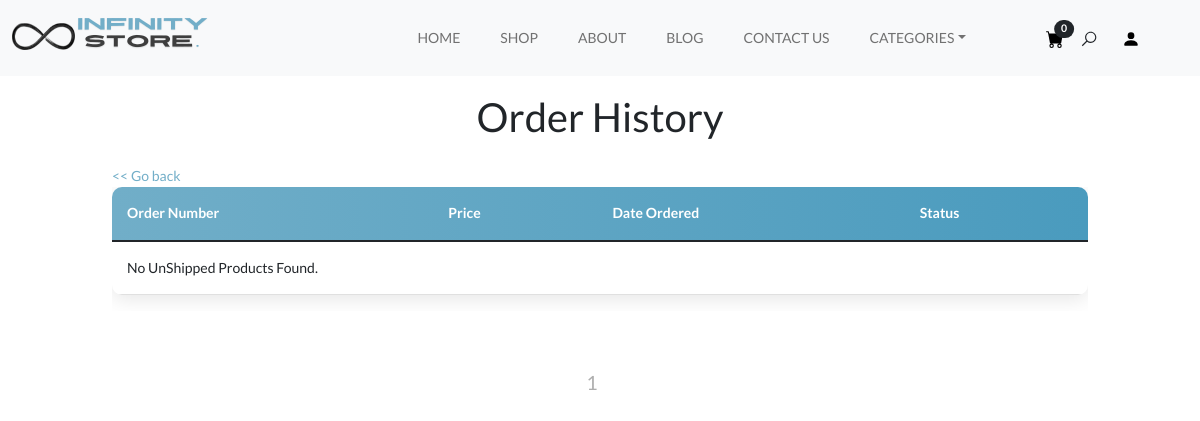
Before: /order-history (signed in) with the older database file.
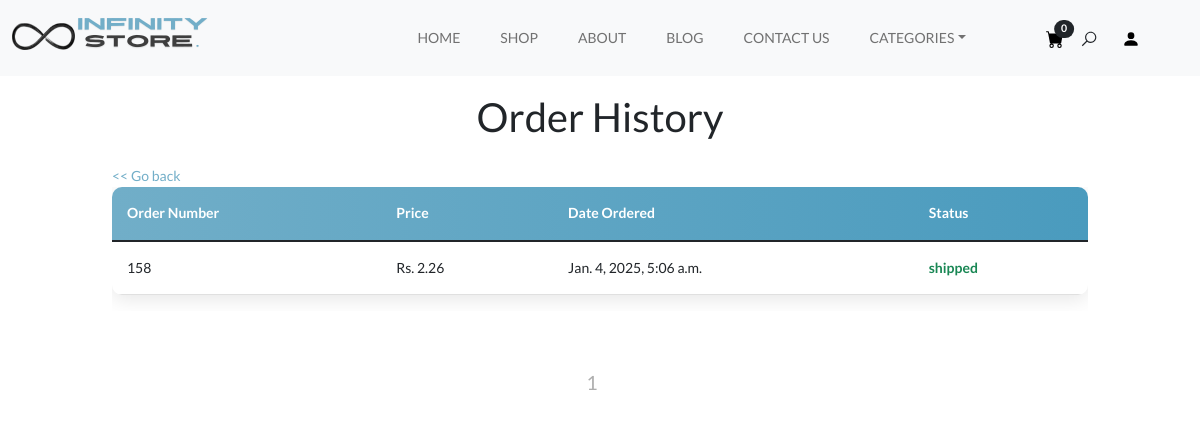
After: the same page with the newer database file.
### payment/models.py (models this page shows, shortened)
class Order(models.Model):
    user = models.ForeignKey(
        User, on_delete=models.CASCADE, null=True, blank=True)
    full_name = models.CharField(max_length=250)
    email = models.EmailField(max_length=250)
    shipping_address = models.TextField(max_length=15000)
    amount_paid = models.DecimalField(max_digits=10, decimal_places=2)
    date_ordered = models.DateTimeField(auto_now_add=True)
    shipped = models.BooleanField(default=False)
    date_shipped = models.DateTimeField(blank=True, null=True)
    invoice = models.CharField(max_length=250, null=True, blank=True)
    paid = models.BooleanField(default=False)
    epay = models.BooleanField(default=False)

### Home/views.py (the view)
# urls.py: path("order-history", views.UserOrderHistoryView, name='order-history'),
def UserOrderHistoryView(request):
    if request.user.is_authenticated:
        user_orders = Order.objects.filter(
            paid=True, user=request.user, shipped=True).order_by('-date_ordered')
    else:
        user_orders = None
    paginator = Paginator(user_orders, 15)
    page_number = request.GET.get('page')
    order_page = paginator.get_page(page_number)
    return render(request, "Home/user_order_history_template.html", {'user_orders': order_page})

### Home/context_processors.py (called while the page is built)
def categories(request):
    categories = Categories.objects.all().order_by('-id')[:6]
    return {
        'categories': categories
    }

### cart/cart.py (called while the page is built)
    def __len__(self):
        return sum(self.cart.values())

### cart/context_processors.py (called while the page is built)
def cart(request):
    return {
        'cart': Cart(request)
    }

### Home/templates/Home/user_order_history_template.html (shortened to what this page needs)
{% extends 'index.html' %}
{% block content %}
  <div class="container-fluid mt-4 pt-4">
    <div class="row">
      <div class="col-10 mx-auto">
        <br /><br />
        <h1 class="text-center mb-4">Order History</h1>
        <a href="{% url 'user-dashboard' %}" class="text-right mb-4 text-primary"><< Go back</a>
        <div class="table-responsive">
          <table class="table custom-table">
            <thead>
              <tr>
                <th scope="col">Order Number</th>
                <th scope="col">Price</th>
                <th scope="col">Date Ordered</th>
                <th scope="col">Status</th>
              </tr>
            </thead>
            <tbody>
              {% for order in user_orders %}
                <tr>
                  <td>
                    <a href="{% url 'user-orders' order.id %}" class="text-decoration-none text-dark">{{ order.id }}</a>
                  </td>
                  <td>Rs. {{ order.amount_paid }}</td>
                  <td>{{ order.date_ordered }}</td>
                  {% if order.shipped %}
                    <td class="text-success">
                      <strong>shipped</strong>
                    </td>
                  {% else %}
                    <td class="text-warning">
                      <strong>pending</strong>
                    </td>
                  {% endif %}
                </tr>
              {% empty %}
                <tr>
                  <td colspan="4">No UnShipped Products Found.</td>
                </tr>
              {% endfor %}
            </tbody>
          </table>
        </div>
      </div>
    </div>
  </div>
  <nav class="navigation paging-navigation text-center padding-medium" role="navigation">
    <div class="pagination loop-pagination d-flex justify-content-center align-items-center">
      {% for num in user_orders.paginator.page_range %}
        {% if user_orders.number == num %}
          <span aria-current="page" class="page-numbers current pe-3">{{ num }}</span>
        {% else %}
          <a class="page-numbers pe-3" href="?page={{ num }}">{{ num }}</a>
        {% endif %}
      {% endfor %}
    </div>
  </nav>
  <br /><br />
{% endblock %}

### templates/index.html (shortened to what this page needs)
{% load static %}
<!DOCTYPE html>
<html>
  <head>
    <link rel="stylesheet" type="text/css" href="{% static 'css/bootstrap.min.css' %}" />
    <link rel="stylesheet" type="text/css" href="{% static 'style.css' %}" />
    <link rel="stylesheet" href="https://cdn.jsdelivr.net/npm/swiper@9/swiper-bundle.min.css" />
    <link rel="stylesheet" href="https://cdnjs.cloudflare.com/ajax/libs/font-awesome/6.4.0/css/all.min.css" />
  </head>
  <body data-bs-spy="scroll" data-bs-target="#navbar" data-bs-root-margin="0px 0px -40%" data-bs-smooth-scroll="true" tabindex="0">
    {% block navigation %}
      <header id="header" class="site-header header-scrolled position-fixed text-black bg-light">
        <nav id="header-nav" class="navbar navbar-expand-lg navbar-light bg-light fixed-top">
          <div class="container-fluid">
            <a class="navbar-brand" href="{% url 'home' %}"><img src="{% static 'images/store.png' %}" class="logo" /></a>
            <div class="offcanvas offcanvas-end" tabindex="-1" id="bdNavbar" aria-labelledby="bdNavbarOffcanvasLabel">
              <div class="offcanvas-body">
                <ul id="navbar" class="navbar-nav text-uppercase justify-content-end align-items-center flex-grow-1 pe-3">
                  <li class="nav-item">
                    <a class="nav-link me-4 active" href="{% url 'home' %}">Home</a>
                  </li>
                  <li class="nav-item">
                    <a class="nav-link me-4" href="{% url 'shop' %}">Shop</a>
                  </li>
                  <li class="nav-item">
                    <a class="nav-link me-4" href="{% url 'about' %}">About</a>
                  </li>
                  <li class="nav-item">
                    <a class="nav-link me-4" href="{% url 'blog' %}">Blog</a>
                  </li>
                  <li class="nav-item">
                    <a class="nav-link me-4" href="{% url 'contact' %}">Contact Us</a>
                  </li>
                  <li class="nav-item dropdown">
                    <a class="nav-link me-4 dropdown-toggle link-dark" data-bs-toggle="dropdown" href="#" role="button" aria-expanded="false">Categories</a>
                  </li>
                  <li class="nav-item">
                    <div class="user-items ps-5">
                      <ul class="d-flex align-items-center justify-content-end list-unstyled">
                        <li class="pe-3">
                          <a href="{% url 'cart-summary' %}" class="cart-container position-relative">
                            <svg class="cart">
                              <use xlink:href="#cart"></use>
                            </svg>
                            <span class="badge bg-dark text-white rounded-pill position-absolute top-0 start-100 translate-middle" id="cart_quantity">{{ cart|length }}</span>
                          </a>
                        </li>
                        <li class="search-item pe-3">
                          <a href="#" class="search-button">
                            <svg class="search">
                              <use xlink:href="#search"></use>
                            </svg>
                          </a>
                        </li>
                        <li class="nav-item dropdown">
                          <a href="#" class="nav-link me-4 link-dark" data-bs-toggle="dropdown" role="button" aria-expanded="false">
                            <svg class="user">
                              <use xlink:href="#user"></use>
                            </svg>
                          </a>
                        </li>
                      </ul>
                    </div>
                  </li>
                </ul>
              </div>
            </div>
          </div>
        </nav>
      </header>
    {% endblock %}
    {% block content %}
    {% endblock %}
  </body>
</html>

### static/style.css (style rules this page uses)
:root { --accent-color: #717171; --white-color: #fff; --black-color: #000; --gray-color: #f3f3f3; --gray-color-300: #d8d8d8; --gray-color-500: #aeaeae; --gray-color-800: #3a3a3a; --light-gray-color: #d7dddf; --primary-color: #72aec8; --bs-primary-rgb: 114, 174, 200; --light-color: #f8f9fa; --dark-color: #212529; --light-blue-color: #edf1f3; --navbar-color-color: #131814; --swiper-theme-color: #4a4a4a; --swiper-pagination-color: #4a4a4a; }
:root { --body-font: "Lato", sans-serif; --heading-font: "Jost", sans-serif; }
*, *::before, *::after { -webkit-box-sizing: border-box; -moz-box-sizing: border-box; box-sizing: border-box; }
html { box-sizing: border-box; }
body { font-family: var(--body-font); font-size: 14px; font-weight: 500; line-height: 1.6; margin: 0; }
a { color: var(--dark-color); text-decoration: none; transition: 0.3s color ease-out; }
.bg-dark { background: var(--dark-color); }
.bg-light { background: var(--light-color); }
.padding-medium { padding-top: 4em; padding-bottom: 4em; }
.site-header { position: fixed; width: 100%; z-index: 10; transition: background 0.3s ease-out; }
.navbar-nav .nav-item a.nav-link { color: var(--accent-color); }
#header-nav .offcanvas-end { width: 500px; }
.site-header .user-items svg { width: 18px; height: 18px; cursor: pointer; }
.paging-navigation .pagination .page-numbers { font-size: 1.4em; color: var(--gray-color-500); }

### Home/templates/Home/user_order_history_template.html (style rules this page uses)
.custom-table { width: 100%; border-collapse: collapse; border-radius: 10px; overflow: hidden; box-shadow: 0 4px 20px rgba(0, 0, 0, 0.1); }
.custom-table thead { background: linear-gradient(90deg, #71aec8, #4a9bbe); color: white; }
.custom-table th, .custom-table td { padding: 15px; text-align: left; border-bottom: 1px solid #e0e0e0; }
.custom-table tbody tr { transition: background-color 0.3s ease; }

### templates/index.html (style rules this page uses)
body { scrollbar-width: thin; scrollbar-color: #72aec8 #f8f9fa; }

Changed rows visible on the page:
now on this page (row edited): Order: id "158", amount_paid "2.26", date_ordered "Jan. 4, 2025, 5:06 a.m.", shipped "shipped"
Other visible differences:
text no longer shown: "No UnShipped Products Found."
